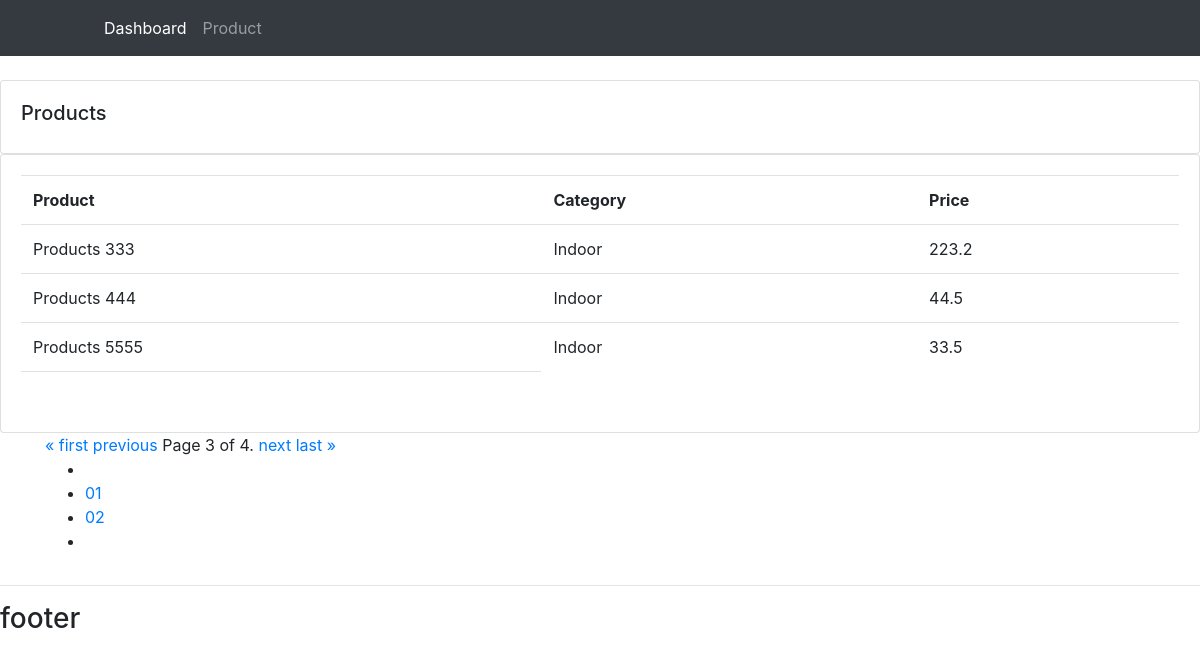
Page /products/?page=3 on the committed database.
### accounts/models.py (models this page shows, shortened)
class Product(models.Model):
    CATEGORY=(
        ('Indoor','Indoor'),
        ('Outdoor','Outdoor'),
    )
    name = models.CharField(max_length = 200,null=True)
    price = models.FloatField(null=True)
    category = models.CharField(max_length = 200,null=True,choices=CATEGORY)
    description = models.CharField(max_length = 200,null=True,blank=True)
    date_created = models.DateTimeField(auto_now_add=True,null=True)
    tags = models.ManyToManyField(Tag)

### accounts/views.py (the view)
# urls.py: path('products/', views.products, name='products'),
def products(request):
    ps = Product.objects.all()
    paginator = Paginator(ps, 3) # Show 3 contacts per page.
    page_number = request.GET.get('page')
    page_obj = paginator.get_page(page_number)
    context = {'ps': page_obj}
    return render(request,'accounts/products.html',context)

### templates/accounts/products.html (shortened to what this page needs)
{% extends 'accounts/main.html' %}
{% block content %}
	<br>
	<div class="row">
		<div class="col-md">
			<div class="card card-body">
				<h5>Products</h5>
			</div>
			<div class="card card-body">
				<table class="table">
					<tr>
						<th>Product</th>
						<th>Category</th>
						<th>Price</th>
					</tr>
						{% for p in ps %}
							<tr>
								<td>{{p.name}}</td>
								<td>{{p.category}}</td>
								<td>{{p.price}}</td>
							</tr>
						{% endfor %}
						<td></td>
				</table>
			</div>
				<div class="container">
					<div class="pagination" >
						<span class="step-links">
							{% if ps.has_previous %}
								<a href="?page=1">&laquo; first</a>
								<a href="?page={{ ps.previous_page_number }}">previous</a>
							{% endif %}
							<span class="current">
								Page {{ ps.number }} of {{ ps.paginator.num_pages }}.
							</span>
							{% if ps.has_next %}
								<a href="?page={{ ps.next_page_number }}">next</a>
								<a href="?page={{ ps.paginator.num_pages }}">last &raquo;</a>
							{% endif %}
						</span>
					</div>
				</div>
					<div class="container">
						<div class="row">
							<div class="col-lg-9">
								<div class="m-0">
									<div class="row">
										<div class="col-lg-12">
											<div class="pagination_wrap">
												<ul>
													<li><a href="#">  </a></li>
													<li><a href="#"><span>01</span></a></li>
													<li><a href="#"><span>02</span></a></li>
													<li><a href="#">  </a></li>
												</ul>
											</div>
										</div>
									</div>
								</div>
							</div>
						</div>
					</div>
		</div>
	</div>
{% endblock content %}

### static/css/main.css (style rules this page uses)
body { background-color: #ebeff5; }

### rows in the picture
Product: name "Products 333", category "Indoor", price "223.2"
Product: name "Products 444", category "Indoor", price "44.5"
Product: name "Products 5555", category "Indoor", price "33.5"

### other values in the picture
{{ ps.number }} "3"
{{ ps.paginator.num_pages }} "4"
